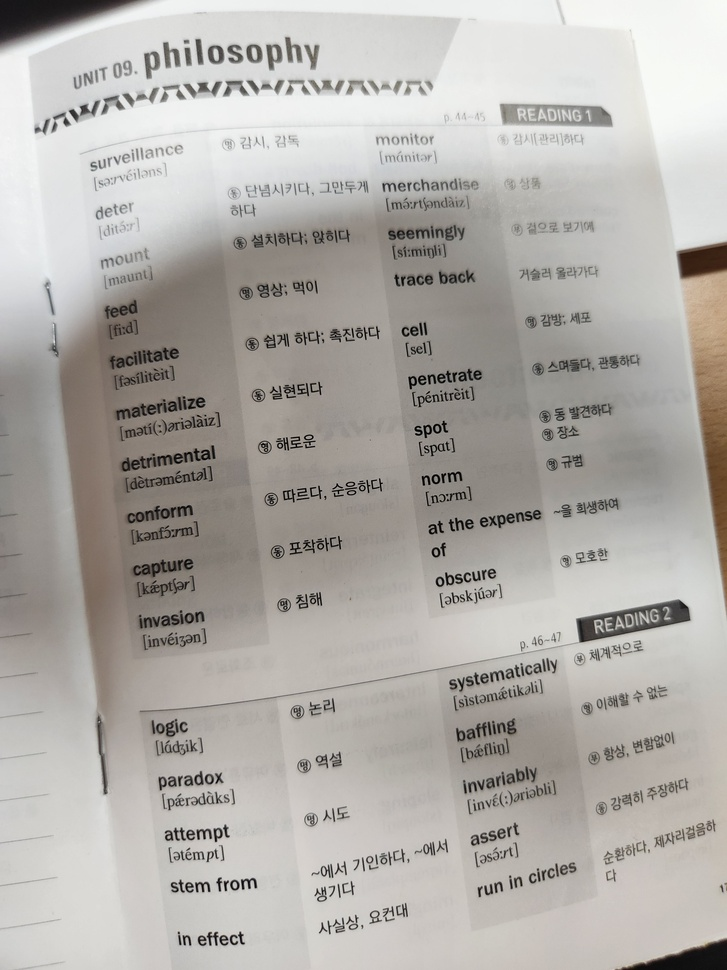
#> input picture imgs/real_test.jpg, 727 x 970 px, shrunk from 3000 x 4000 before the run; its folder holds 2 pictures in this run
$ jupyter execute --allow-errors main.ipynb
#> lines starting #> are read from the running program, lines starting #| are printed output that depends on the picture; after the words box and inside, x2 and y2 are one past the last pixel; in counts of white or black regions, pixels touching at a corner belong together
[cell 1]
IMG_NAME = "real_test"
import os
try:
    os.mkdir(f"imgs/{IMG_NAME}")
    os.mkdir(f"imgs/{IMG_NAME}/tmp")
except FileExistsError:
    pass

[cell 2]
from deskew import determine_skew
import numpy as np
import cv2
from typing import Union, Tuple
import math

# [13 lines left out: function rotate, not called in this run]

[cell 3]
image = cv2.imread(f'imgs/{IMG_NAME}.jpg')
#> image is the input picture: shape (970, 727, 3); mean B, G, R 169, 173.6, 177
blur_image = cv2.GaussianBlur(image, (9,9), 0)
binary = cv2.cvtColor(blur_image, cv2.COLOR_BGR2GRAY)
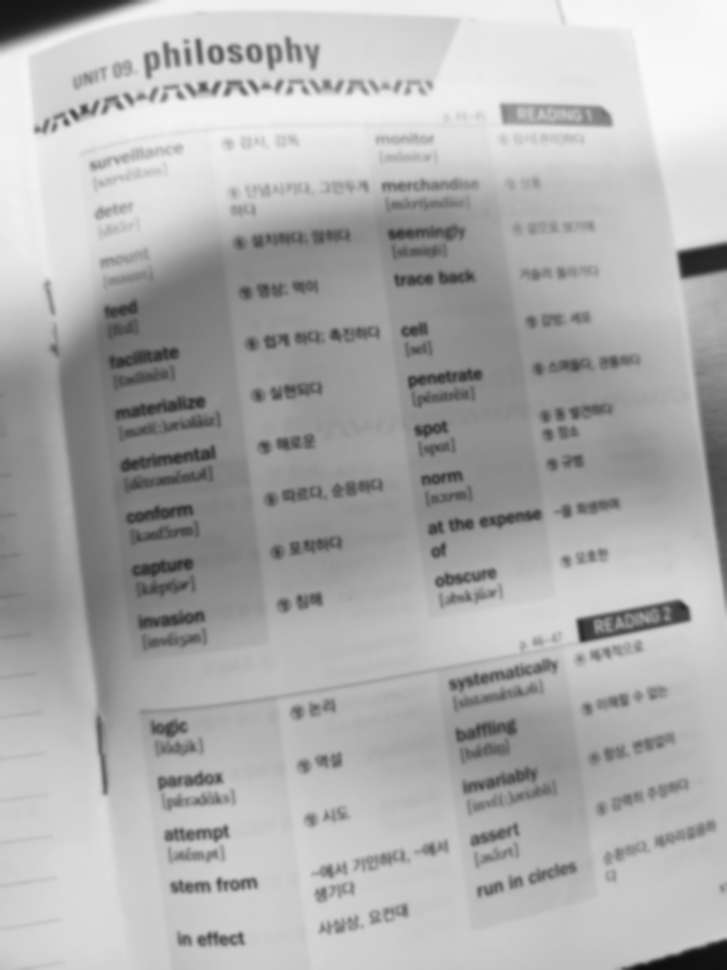
#> binary: shape (970, 727); min 13, max 249, mean 174.1
binary = cv2.adaptiveThreshold(binary, 255, cv2.ADAPTIVE_THRESH_MEAN_C, cv2.THRESH_BINARY, 9, 5)
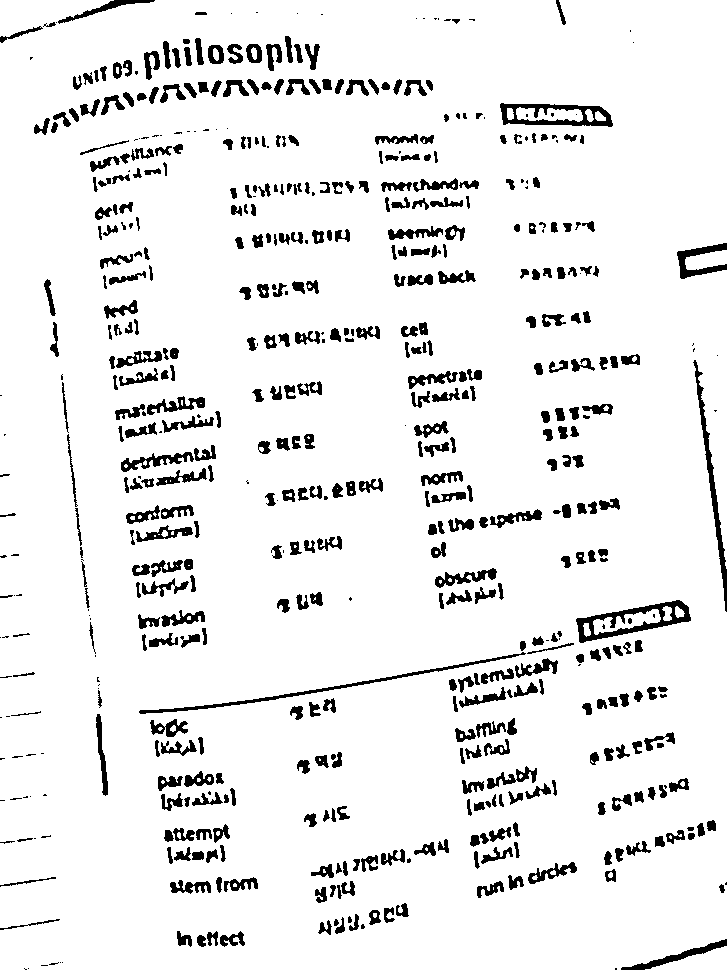
#> binary: shape (970, 727); 92.1% white; 581 black regions (115 under 20 px), largest, box (x1, y1, x2, y2) and area: (576, 600, 691, 643) 1536, (500, 103, 613, 127) 1255, (139, 652, 526, 714) 1210
cv2.imwrite(f'imgs/{IMG_NAME}/binary.jpg', binary)
#> Out = True

#> (a cell that did not finish here is left out)

[cell 5]
def check_acc_range(value, mean, std, acc=1):
    return mean - acc * std < value < mean + acc * std

[cell 6]
image.shape
#> Out = (970, 727, 3)

[cell 7]
mser = cv2.MSER_create()
# regions, _ = mser.detectRegions(canny)
#> (the rest of this cell did not finish here and is left out)

[cell 8]
# [17 lines left out: function blur_data, not called in this run]

#> (a cell that did not finish here is left out)

[cell 10]
x_array_range = []
start = None
end = None
#> (the rest of this cell did not finish here and is left out)

[cell 11]
images = []
base_image = image.copy()
#> (the rest of this cell did not finish here and is left out)

## OCR

[cell 12]
import ray

ray.init()
#> (this line was passed over: ray is not available in this run)
